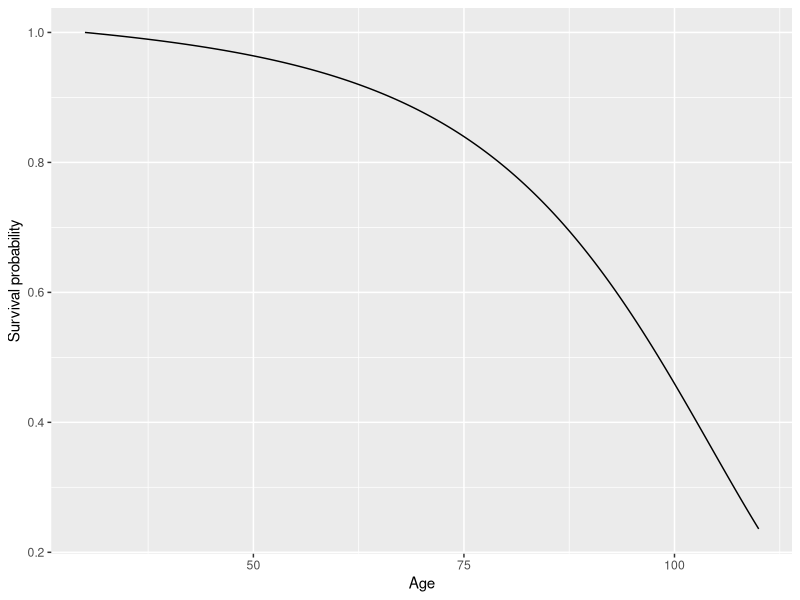

Generate this figure with R:
## ---- chunk 1
knitr::opts_chunk$set(echo = TRUE)
## ---- chunk 2
#required libraries: 
library(tidyverse)
library(scales)
## ---- chunk 3
#0: alive, 1: disabeld, 2: critcally ill, 3: dead 
lambda <- function(t){
  
  #constants given in exercise:
  a1 <- 4*10**(-4)
  b1 <- 3.4674*10**(-6)
  c1 <- 0.138155 
  a2 <- 5*10**(-4)
  b2 <- 7.5858*10**(-5)
  c2 <- 0.08749
  
  #alive
  m01 <- a1 + b1*exp(c1*t)
  m02 <- 0.05*m01 
  m03 <- a2 + b2*exp(c2*t)
  m00 <- -(m01 + m02 + m03)
  
  #disabeld
  m10 <- 0.1*m01 
  m12 <- m02 
  m13 <- m03 
  m11 <- -(m10 + m12 + m13)
  
  #critically ill
  m23 <- 1.2*m13
  m21 <- 0 
  m20 <- 0 
  m22 <- -(m23 + m21 +m20)

  m30 <- m31 <- m32 <- m33 <- 0
  trans_rates <- c(m00, m01, m02, m03, m10, m11, m12, m13, m20, m21,m22,m23, m30, m31,m32,m33)
  
  L <- matrix(trans_rates, nrow=4, byrow=TRUE)
  
  return(L)
}
## ---- chunk 4
field <- function(t,M){
  return(M%*%lambda(t))
}

#field(t0, P0)

Euler <- function(t0,P0,h,tn){
  if(t0==tn){ return(P0)}
  N <- (tn-t0)/h
  D <- dim(P0)[1] #gives dimension of mxn matrix dim = c(m,n)
  #Initial condition at s
  P <- array(diag(D*(N+1)), dim=c(D,D,N+1))
  #First iteration
  P[,,1] <- P0
  
  
  for(n in 1:N){
    P[,,n+1] <- P[,,n]+h*field(t0+n*h,P[,,n])
  }
  return(P) #returns array, array(data , dim= c(3,3,2)), this stores 2 3x3 matricies
}

t0 <- 30       #start age
P0 <- diag(4)  #initial start with P(s,s) = I
tn <- 75      #end age
h <- 1/12      #step size 
N <- (tn-t0)/h #number of steps

sol <- Euler(t0,P0,h,tn) #contains ages transition probs from 30 to 110
#p_surv(30,75): 
sol[1,1, ][12*35 +1]

## ---- chunk 5
a <- seq(30, 110, length = length(sol[1,1, ]))
b <- sol[1,1, ]


df <- data.frame(a,b)
colnames(df) <- c("age", "survival_prob")

fig <- df %>% 
  ggplot(aes(x = age, y = survival_prob)) + 
  geom_line() + 
  scale_y_continuous() + 
  xlab("Age") + 
  ylab("Survival probability") 

fig
## ---- chunk 6
T <- 10     #length of contract
x <- 60     #age of insured
D <- 20000  #disability pension while disabeld
B <- 50000  #death benefit 
r <- 0.05   #intensity rate
## ---- chunk 7
#states 0:alive, 1:disabled, 2:dead

mu01 <- function(u){
  a1 <- 4*10^{-4}
  b1 <- 3.4674*10^{-6}
  c1 <- 0.138755
  return(a1 + b1*exp(c1*u))
}

mu02 <- function(u){
  a2 <- 5*10^{-4}
  b2 <- 7.5858*10^{-5}
  c2 <- 0.087498
  return(a2 + b2*exp(c2*u))
}

mu12 <- function(u){
  return(mu02(u))
}

mu10 <- function(u){
  return(0.1*mu01(u))
}

## ---- chunk 8
#a.e. derivative of a_{\diamond}(t)
dis_dot <- function(t){
  if(t >= 0 && t<T){ return(D) }
  if(t >= T){ return(0) }
}

#PV of policy V0 and V1
h <- 1/12
N <- T/h

PV_act <- PV_dis <- rep(0,N+1)
PV_act[N+1] <- PV_dis[N+1] <- 0 #by construction of contract

for(i in N:1){
  PV_act[i] <- PV_act[i+1] - h*(r*PV_act[i+1]
                                - mu01(x+(i+1)*h)*(PV_dis[i+1]-PV_act[i+1])
                                - mu02(x+(i+1)*h)*(B-PV_act[i+1])
                                )
  
  PV_dis[i] <- PV_dis[i+1] - h*(r*PV_dis[i+1]- dis_dot((i+1)*h)
                                - mu10(x+(i+1)*h)*(PV_act[i+1]-PV_dis[i+1])
                                + mu12(x+(i+1)*h)*PV_dis[i+1]
                                )
} 
## ---- chunk 9
pi0 <- PV_act[1]
pi0
## ---- chunk 10
#a.e derivative a_{*}:
a_dot_prem1 <- function(t){
  if(t >= 0 && t < T){ return(-1) }
  if(t >= T){ return(0) }
}

PV_prem1_act <- PV_prem1_dis <- rep(0,N+1)
PV_prem1_act[N+1] <- PV_prem1_dis[N+1] <- 0 #follows from contract 

for(i in N:1){
  PV_prem1_act[i] <- PV_prem1_act[i+1] - h*(r*PV_prem1_act[i+1] - a_dot_prem1((i+1)*h)
                                - mu01(x+(i+1)*h)*(PV_prem1_dis[i+1]-PV_prem1_act[i+1])
                                + mu02(x+(i+1)*h)*(PV_prem1_act[i+1])
                                )
  
  PV_prem1_dis[i] <- PV_prem1_dis[i+1] - h*(r*PV_prem1_dis[i+1] 
                                - mu10(x+(i+1)*h)*(PV_prem1_act[i+1]-PV_prem1_dis[i+1])
                                + mu12(x+(i+1)*h)*PV_prem1_dis[i+1]
                                )
}
PV_prem1_act[1]
## ---- chunk 11
pi0

yearly_premium <- (-1)*pi0/PV_prem1_act[1]
yearly_premium
## ---- chunk 12
x <- 40 
T <- 20 
E <- 115000
B <- 220000
r <- 0.03 
## ---- chunk 13
#0:alive, 1:dead

mu01_x <- function(t){
  return(0.0018 + 0.0004*t)
}

p_surv_x <- function(t,s){
  f <- mu01_x
  integral <- integrate(f, lower = t, upper = s)$value
  return(exp((-1)*integral))
}

## ---- chunk 14
V2 <- rep(0,T+1) 
V2[T+1] <- E^{2}

for(n in (T-1):0){
  V2[n+1] <- exp(-2*r)*(p_surv_x(n,n+1)*V2[n+2] + B^{2}*(1-p_surv_x(n,n+1)))
}
V2
